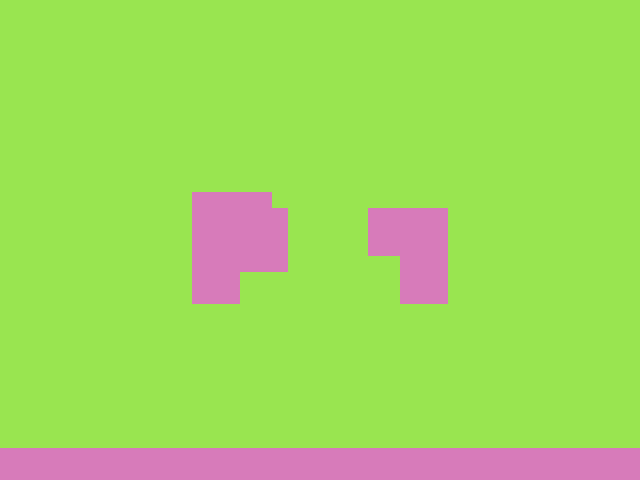

Rendered tile map (Tiled .tmx) drawn with the repository's tilesets; below, a short description and the full map source, tile grids included:
An orthogonal 40x30 tile map with 16x16 px tiles, 1 tile layer (Tile Layer 1) and 6 objects.

<map version="1.10" tiledversion="1.12.2" orientation="orthogonal" renderorder="right-down" width="40" height="30" tilewidth="16" tileheight="16" infinite="0" nextlayerid="3" nextobjectid="13">
 <editorsettings>
  <export target="test.lua" format="lua" />
 </editorsettings>
 <tileset firstgid="1" name="tile-test" tilewidth="16" tileheight="16" tilecount="2" columns="2">
  <image source="some_tilemap.png" width="32" height="16" />
 </tileset>
 <layer id="1" name="Tile Layer 1" width="40" height="30">
  <data encoding="csv">
2,2,2,2,2,2,2,2,2,2,2,2,2,2,2,2,2,2,2,2,2,2,2,2,2,2,2,2,2,2,2,2,2,2,2,2,2,2,2,2,
2,2,2,2,2,2,2,2,2,2,2,2,2,2,2,2,2,2,2,2,2,2,2,2,2,2,2,2,2,2,2,2,2,2,2,2,2,2,2,2,
2,2,2,2,2,2,2,2,2,2,2,2,2,2,2,2,2,2,2,2,2,2,2,2,2,2,2,2,2,2,2,2,2,2,2,2,2,2,2,2,
2,2,2,2,2,2,2,2,2,2,2,2,2,2,2,2,2,2,2,2,2,2,2,2,2,2,2,2,2,2,2,2,2,2,2,2,2,2,2,2,
2,2,2,2,2,2,2,2,2,2,2,2,2,2,2,2,2,2,2,2,2,2,2,2,2,2,2,2,2,2,2,2,2,2,2,2,2,2,2,2,
2,2,2,2,2,2,2,2,2,2,2,2,2,2,2,2,2,2,2,2,2,2,2,2,2,2,2,2,2,2,2,2,2,2,2,2,2,2,2,2,
2,2,2,2,2,2,2,2,2,2,2,2,2,2,2,2,2,2,2,2,2,2,2,2,2,2,2,2,2,2,2,2,2,2,2,2,2,2,2,2,
2,2,2,2,2,2,2,2,2,2,2,2,2,2,2,2,2,2,2,2,2,2,2,2,2,2,2,2,2,2,2,2,2,2,2,2,2,2,2,2,
2,2,2,2,2,2,2,2,2,2,2,2,2,2,2,2,2,2,2,2,2,2,2,2,2,2,2,2,2,2,2,2,2,2,2,2,2,2,2,2,
2,2,2,2,2,2,2,2,2,2,2,2,2,2,2,2,2,2,2,2,2,2,2,2,2,2,2,2,2,2,2,2,2,2,2,2,2,2,2,2,
2,2,2,2,2,2,2,2,2,2,2,2,2,2,2,2,2,2,2,2,2,2,2,2,2,2,2,2,2,2,2,2,2,2,2,2,2,2,2,2,
2,2,2,2,2,2,2,2,2,2,2,2,2,2,2,2,2,2,2,2,2,2,2,2,2,2,2,2,2,2,2,2,2,2,2,2,2,2,2,2,
2,2,2,2,2,2,2,2,2,2,2,2,1,1,1,1,1,2,2,2,2,2,2,2,2,2,2,2,2,2,2,2,2,2,2,2,2,2,2,2,
2,2,2,2,2,2,2,2,2,2,2,2,1,1,1,1,1,1,2,2,2,2,2,1,1,1,1,1,2,2,2,2,2,2,2,2,2,2,2,2,
2,2,2,2,2,2,2,2,2,2,2,2,1,1,1,1,1,1,2,2,2,2,2,1,1,1,1,1,2,2,2,2,2,2,2,2,2,2,2,2,
2,2,2,2,2,2,2,2,2,2,2,2,1,1,1,1,1,1,2,2,2,2,2,1,1,1,1,1,2,2,2,2,2,2,2,2,2,2,2,2,
2,2,2,2,2,2,2,2,2,2,2,2,1,1,1,1,1,1,2,2,2,2,2,2,2,1,1,1,2,2,2,2,2,2,2,2,2,2,2,2,
2,2,2,2,2,2,2,2,2,2,2,2,1,1,1,2,2,2,2,2,2,2,2,2,2,1,1,1,2,2,2,2,2,2,2,2,2,2,2,2,
2,2,2,2,2,2,2,2,2,2,2,2,1,1,1,2,2,2,2,2,2,2,2,2,2,1,1,1,2,2,2,2,2,2,2,2,2,2,2,2,
2,2,2,2,2,2,2,2,2,2,2,2,2,2,2,2,2,2,2,2,2,2,2,2,2,2,2,2,2,2,2,2,2,2,2,2,2,2,2,2,
2,2,2,2,2,2,2,2,2,2,2,2,2,2,2,2,2,2,2,2,2,2,2,2,2,2,2,2,2,2,2,2,2,2,2,2,2,2,2,2,
2,2,2,2,2,2,2,2,2,2,2,2,2,2,2,2,2,2,2,2,2,2,2,2,2,2,2,2,2,2,2,2,2,2,2,2,2,2,2,2,
2,2,2,2,2,2,2,2,2,2,2,2,2,2,2,2,2,2,2,2,2,2,2,2,2,2,2,2,2,2,2,2,2,2,2,2,2,2,2,2,
2,2,2,2,2,2,2,2,2,2,2,2,2,2,2,2,2,2,2,2,2,2,2,2,2,2,2,2,2,2,2,2,2,2,2,2,2,2,2,2,
2,2,2,2,2,2,2,2,2,2,2,2,2,2,2,2,2,2,2,2,2,2,2,2,2,2,2,2,2,2,2,2,2,2,2,2,2,2,2,2,
2,2,2,2,2,2,2,2,2,2,2,2,2,2,2,2,2,2,2,2,2,2,2,2,2,2,2,2,2,2,2,2,2,2,2,2,2,2,2,2,
2,2,2,2,2,2,2,2,2,2,2,2,2,2,2,2,2,2,2,2,2,2,2,2,2,2,2,2,2,2,2,2,2,2,2,2,2,2,2,2,
2,2,2,2,2,2,2,2,2,2,2,2,2,2,2,2,2,2,2,2,2,2,2,2,2,2,2,2,2,2,2,2,2,2,2,2,2,2,2,2,
1,1,1,1,1,1,1,1,1,1,1,1,1,1,1,1,1,1,1,1,1,1,1,1,1,1,1,1,1,1,1,1,1,1,1,1,1,1,1,1,
1,1,1,1,1,1,1,1,1,1,1,1,1,1,1,1,1,1,1,1,1,1,1,1,1,1,1,1,1,1,1,1,1,1,1,1,1,1,1,1
</data>
 </layer>
 <objectgroup id="2" name="Colliders" visible="0">
  <object id="2" x="0" y="448" width="640" height="32" />
  <object id="5" x="192" y="208" width="96" height="64" />
  <object id="9" x="192" y="272" width="48" height="32" />
  <object id="10" x="368" y="208" width="80" height="48" />
  <object id="11" x="400" y="256" width="48" height="48" />
  <object id="12" x="192" y="192" width="80" height="16" />
 </objectgroup>
</map>
